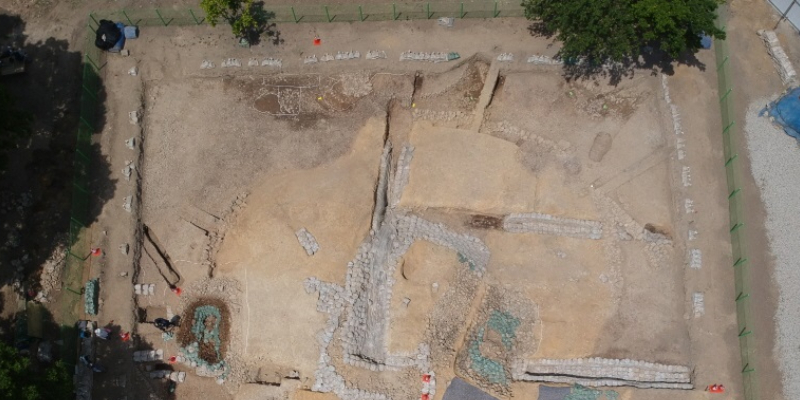
#> input picture digimg1.jpg, 800 x 400 px, given in place of the camera
$ python mhi-gpt.py
#> lines starting #> are read from the running program, lines starting #| are printed output that depends on the picture
import cv2
import numpy as np
import time

# Initialize the motion history image
cap = cv2.VideoCapture(0)
height, width = int(cap.get(cv2.CAP_PROP_FRAME_HEIGHT)), int(cap.get(cv2.CAP_PROP_FRAME_WIDTH))
mhi = np.zeros((height, width), dtype=np.float32)

# Initialize the previous frame, frame count, and time
gray_prev = None
frame_count = 1
start_time = time.time()
seconds = 5

# Define the color map
hsv_map = np.zeros((256, 1, 3), dtype=np.uint8)
print(hsv_map)
hsv_map[:, :, 0] = np.arange(0, 256).reshape(-1, 1)
hsv_map[:, :, 1] = 255
hsv_map[:, :, 2] = 255
print(hsv_map)
color_map = cv2.cvtColor(hsv_map, cv2.COLOR_HSV2BGR)

while True:
    ret, frame = cap.read()
#> frame is the input picture: shape (400, 800, 3); mean B, G, R 106.3, 120.5, 133.2
    if not ret:
        break

    # Convert the frame to grayscale
    gray = cv2.cvtColor(frame, cv2.COLOR_BGR2GRAY)
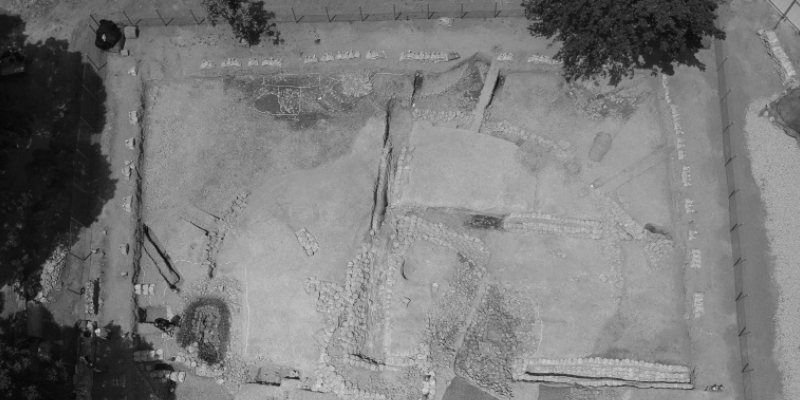
#> gray: shape (400, 800); min 6, max 218, mean 122.7

    # Compute the binary motion mask
    if gray_prev is not None:
        diff = cv2.absdiff(gray, gray_prev)
        ret, motion_mask = cv2.threshold(diff, 4, 1, cv2.THRESH_BINARY)
        timestamp = time.time() - start_time
        cv2.motempl.updateMotionHistory(motion_mask, mhi, timestamp, 1)

    # Normalize the motion history image
    if frame_count > 0:
        mhi_norm = np.uint8(np.clip((mhi - (frame_count - 1) / 2) / ((frame_count - 1) / 2), 0, 1) * 255)
    else:
        mhi_norm = np.zeros_like(mhi)
    # print(np.unique(mhi_norm))
    # print(np.unique(mhi))

    # Apply the color map
    mhi_color = cv2.applyColorMap(mhi_norm, color_map)

    # Show the resulting image
    cv2.imshow('Motion history image', mhi_color)
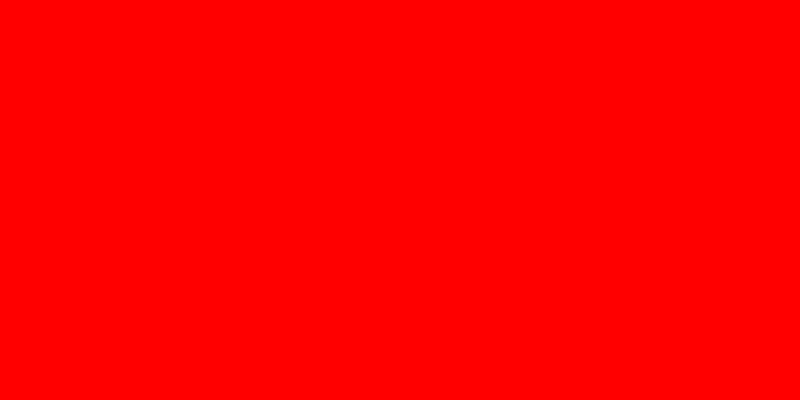
#> window 'Motion history image': shape (400, 800, 3); mean B, G, R 0, 0, 255

    # Update the previous frame and frame count
    gray_prev = gray.copy()
    frame_count += 1

    # Check if the specified number of seconds has elapsed
    elapsed_time = time.time() - start_time
    if elapsed_time >= seconds:
        break

    # Wait for a key press
    if cv2.waitKey(1) == ord('q'):
#> (key q is pressed here)
        break

# Release the video capture and close the window
cap.release()
cv2.destroyAllWindows()

$ run again, on digimg2.jpg
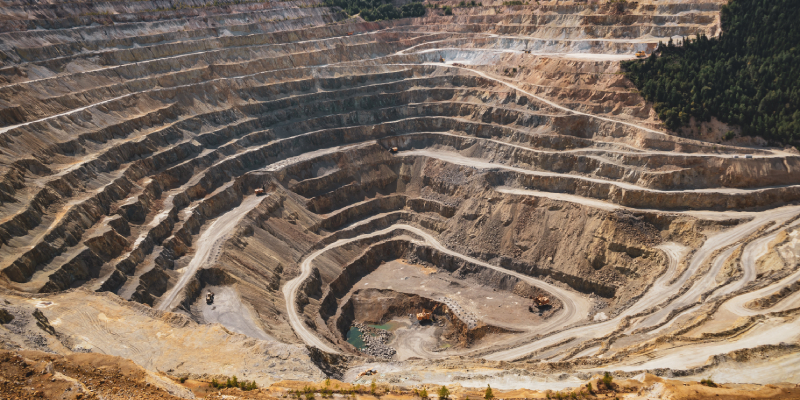
#> input picture digimg2.jpg, 800 x 400 px, given in place of the camera
#> frame is the input picture: shape (400, 800, 3); mean B, G, R 95.9, 110.4, 127.5
#> `gray = cv2.cvtColor(frame, cv2.COLOR_BGR2GRAY)`:
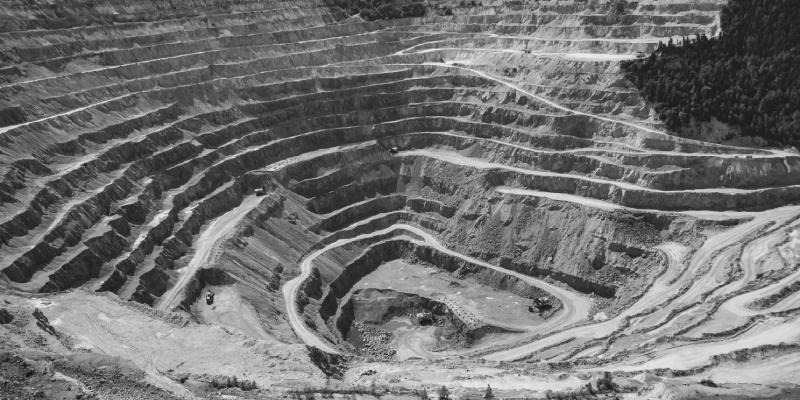
#> gray: shape (400, 800); min 23, max 236, mean 113.9

$ run again, on digimg3.jpg
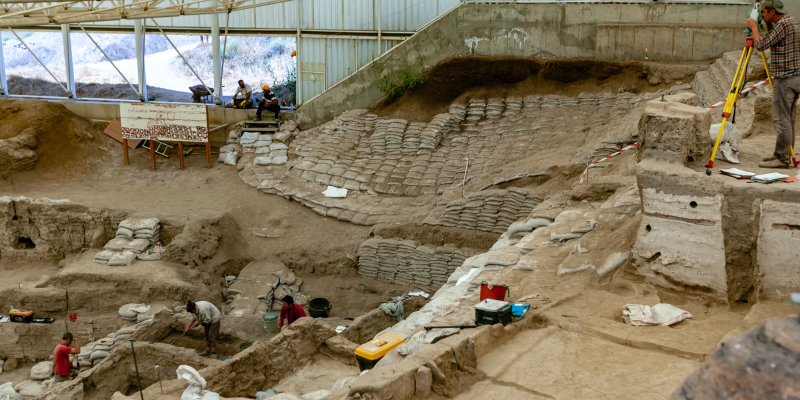
#> input picture digimg3.jpg, 800 x 400 px, given in place of the camera
#> frame is the input picture: shape (400, 800, 3); mean B, G, R 92.1, 117, 129.5
#> `gray = cv2.cvtColor(frame, cv2.COLOR_BGR2GRAY)`:
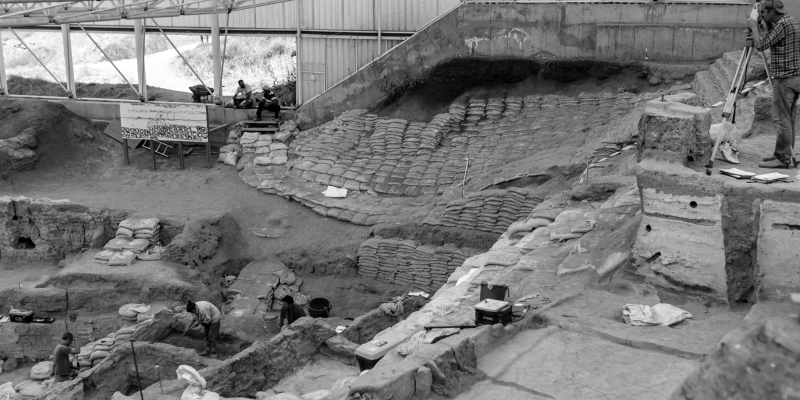
#> gray: shape (400, 800); min 0, max 255, mean 117.9

$ run again, on 1.jpg
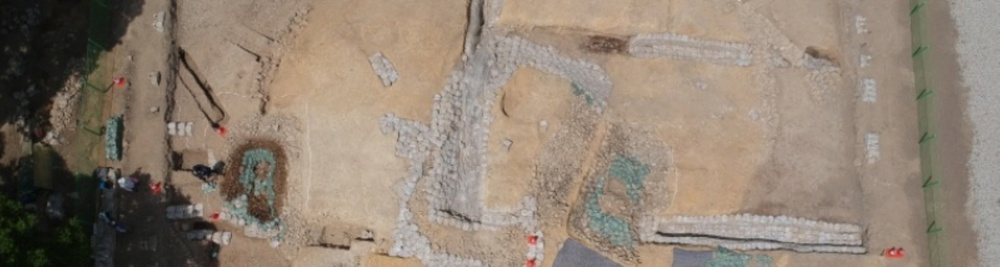
#> input picture 1.jpg, 1000 x 267 px, shrunk from 1917 x 512 before the run, given in place of the camera
#> frame is the input picture: shape (267, 1000, 3); mean B, G, R 115.1, 129.4, 143.6
#> `gray = cv2.cvtColor(frame, cv2.COLOR_BGR2GRAY)`:
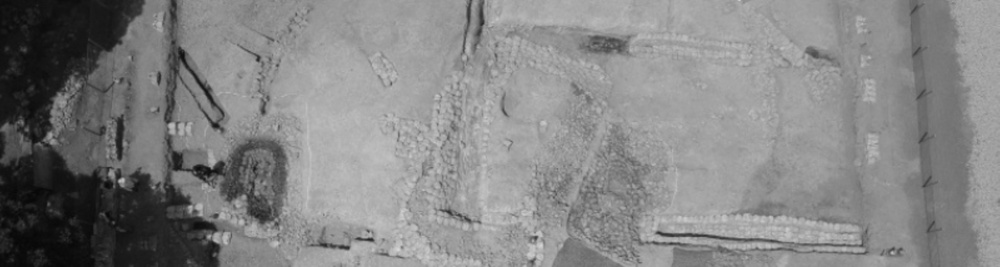
#> gray: shape (267, 1000); min 7, max 215, mean 132
